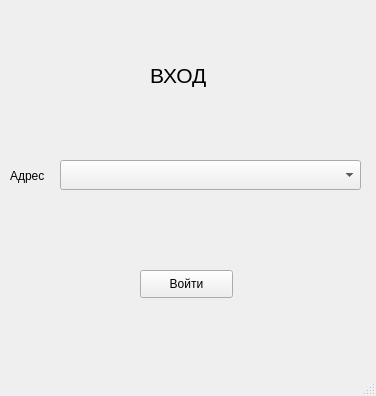
<?xml version="1.0" encoding="UTF-8"?>
<ui version="4.0">
 <class>MainWindow</class>
 <widget class="QMainWindow" name="MainWindow">
  <property name="geometry">
   <rect>
    <x>0</x>
    <y>0</y>
    <width>376</width>
    <height>396</height>
   </rect>
  </property>
  <property name="windowTitle">
   <string>Вход</string>
  </property>
  <widget class="QWidget" name="centralwidget">
   <widget class="QLabel" name="label">
    <property name="geometry">
     <rect>
      <x>150</x>
      <y>50</y>
      <width>71</width>
      <height>51</height>
     </rect>
    </property>
    <property name="font">
     <font>
      <pointsize>16</pointsize>
     </font>
    </property>
    <property name="text">
     <string>ВХОД</string>
    </property>
   </widget>
   <widget class="QLabel" name="label_2">
    <property name="geometry">
     <rect>
      <x>10</x>
      <y>160</y>
      <width>55</width>
      <height>31</height>
     </rect>
    </property>
    <property name="text">
     <string>Адрес</string>
    </property>
   </widget>
   <widget class="QPushButton" name="btn_auth">
    <property name="geometry">
     <rect>
      <x>140</x>
      <y>270</y>
      <width>93</width>
      <height>28</height>
     </rect>
    </property>
    <property name="text">
     <string>Войти</string>
    </property>
   </widget>
   <widget class="QComboBox" name="address">
    <property name="geometry">
     <rect>
      <x>60</x>
      <y>160</y>
      <width>301</width>
      <height>30</height>
     </rect>
    </property>
    <property name="font">
     <font>
      <pointsize>10</pointsize>
     </font>
    </property>
   </widget>
  </widget>
  <widget class="QMenuBar" name="menubar">
   <property name="geometry">
    <rect>
     <x>0</x>
     <y>0</y>
     <width>376</width>
     <height>26</height>
    </rect>
   </property>
  </widget>
  <widget class="QStatusBar" name="statusbar"/>
 </widget>
 <resources/>
 <connections/>
</ui>
